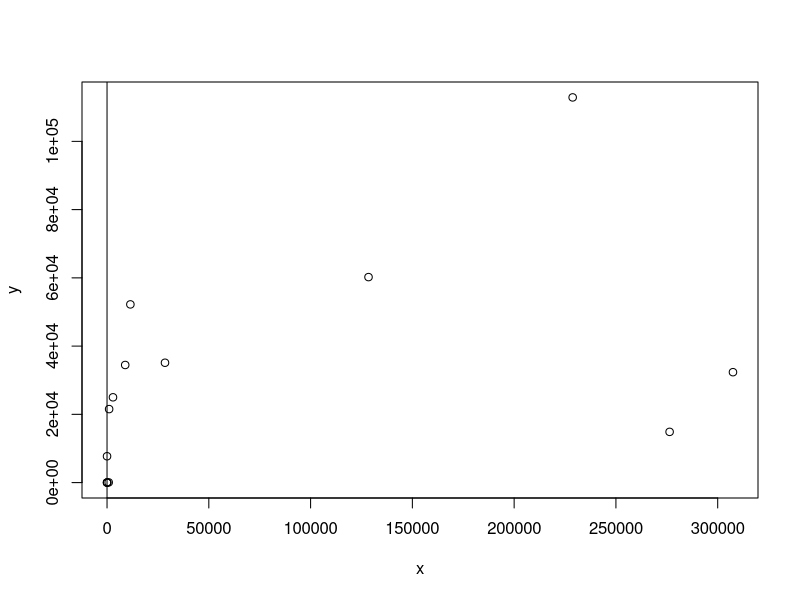
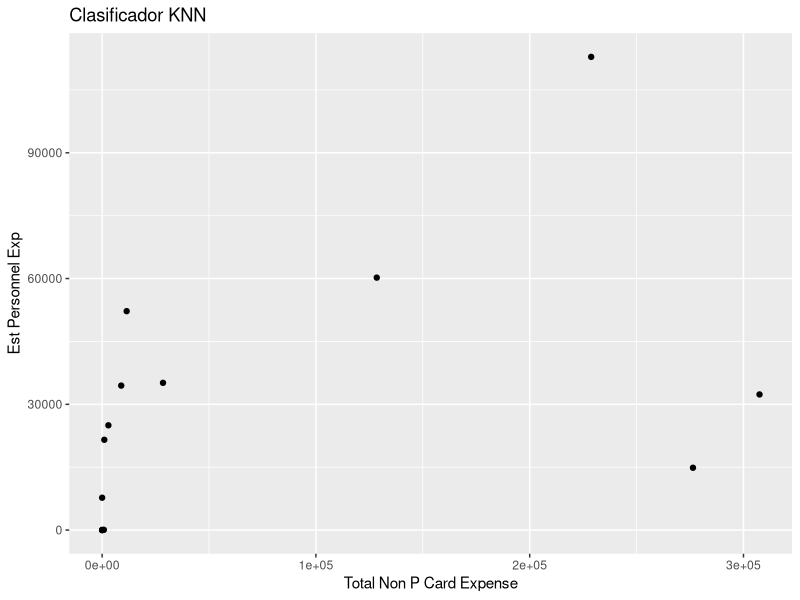
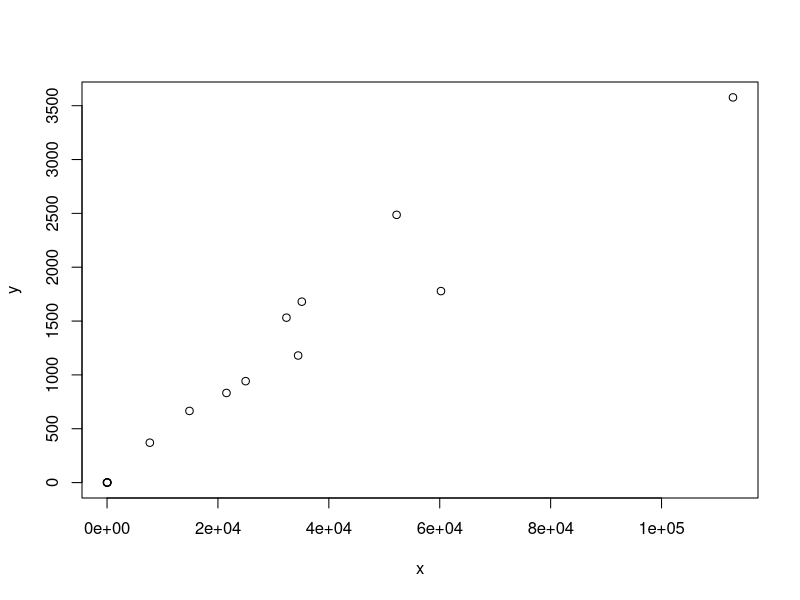
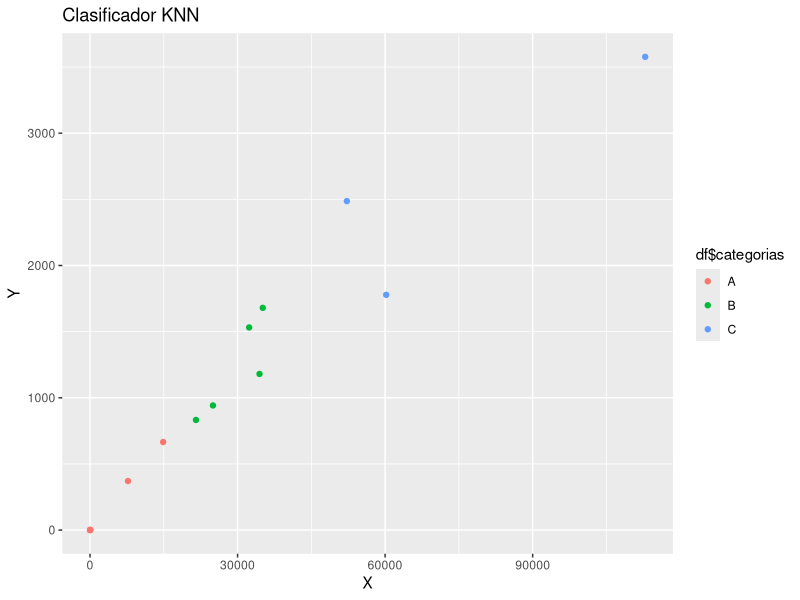
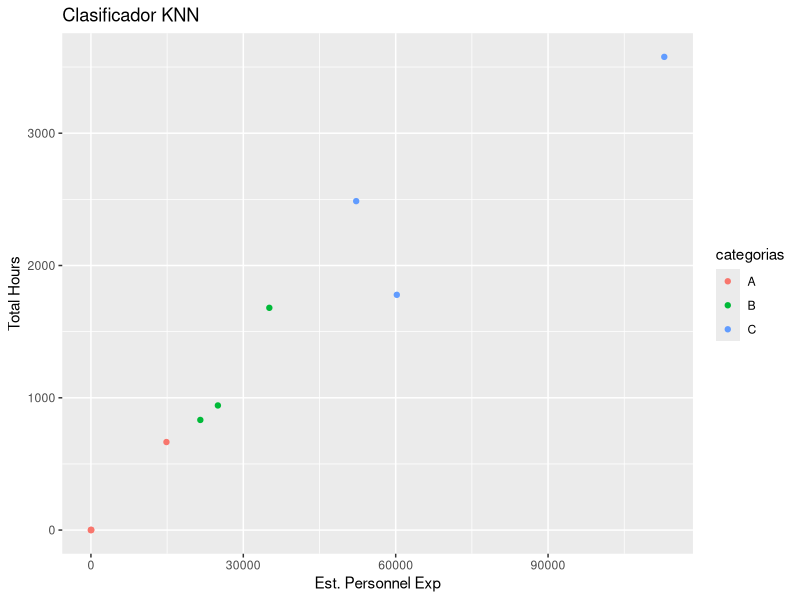
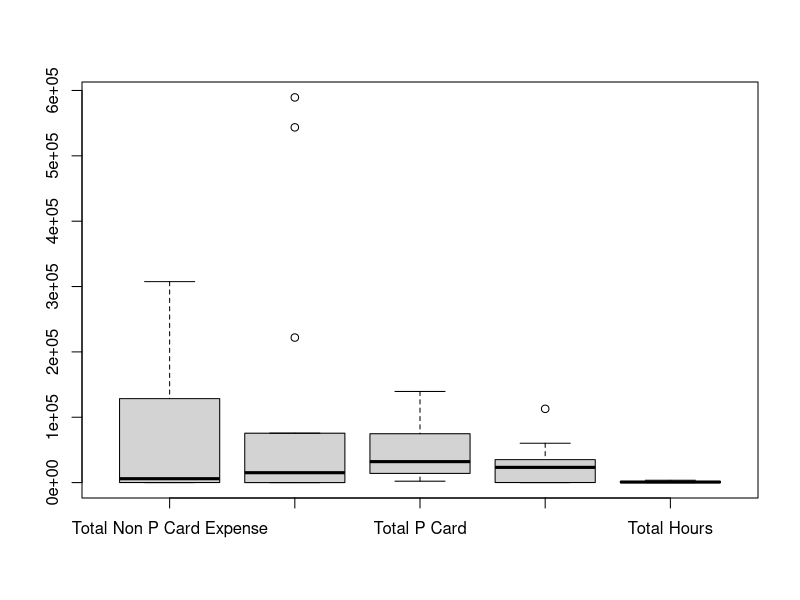
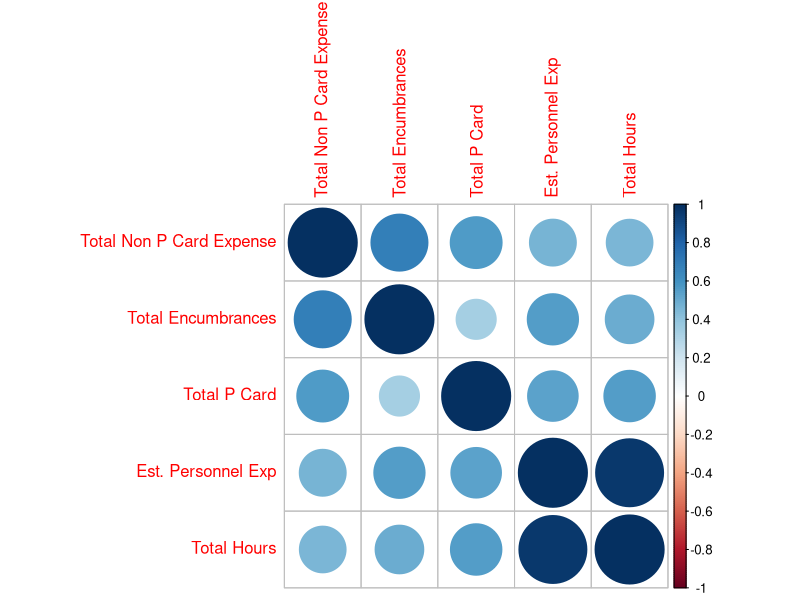
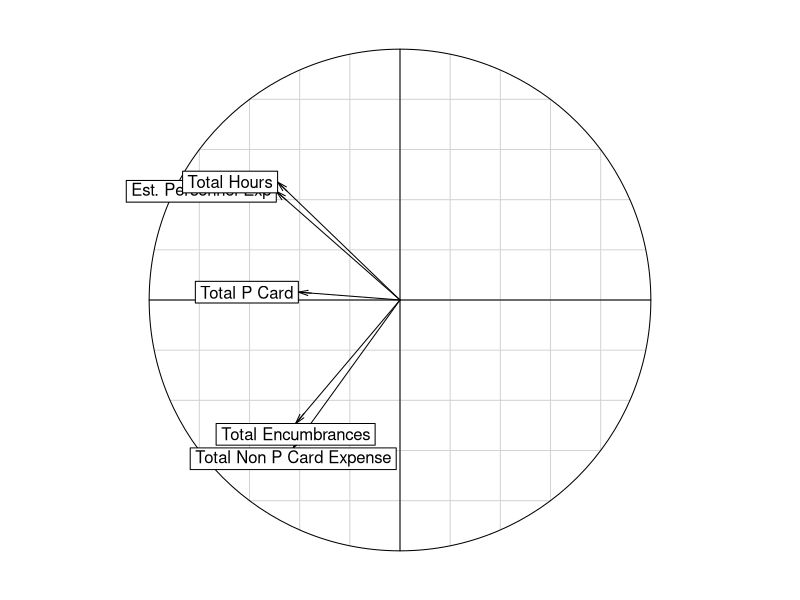

Recreate these plots in R, in order. (Note: this script raises an error after producing the figures.)
## ---- chunk 1
#Regresion Lineal
library(tidyverse)
library(lubridate)
library(dbplyr)
library(readxl)
library(gsubfn)
library(corrplot)
library(ggplot2)

#Read
covid_19 = read_xlsx('Data/Covid-19 Daily Financial Report.xlsx')
covid_19 = covid_19[-c(1:8,16,18,20,22:24,29:31),]

#View
glimpse(covid_19)
#View(covid_19)

x = covid_19$`Total Non P Card Expense`
#x = covid_19$`Total Encumbrances`
#x = covid_19$`Total P Card`
y = covid_19$`Est. Personnel Exp`

# RegresiÃ³n lineal
regresion<-function(x,y, nx=NA, ny=NA){
  resultado<-list()
  prediccion<-NA
  n<-NROW(x)
  promX<-mean(x)
  promY<-mean(y)
  (dx<-x-promX)
  (dy<-y-promY)
  (xy<-dx*dy)
  #cÃ¡lculo de la covarianza
  cov<-sum(xy)/(n-1)#cov(x,y)
  dx2<-dx^2
  dy2<-dy^2
  #cÃ¡lculo de las desviaciones estandar
  sdX<-sqrt(sum(dx2)/(n-1))#  sd(x)
  sdY<-sqrt(sum(dy2)/(n-1))# sd(y)
  # calculo del coeficiente correlacional
  (r<-cov/(sdX*sdY))
  #creando la prediccion regresional x~y
  if(is.na(ny))
    prediccion<-promY+cov*(nx-promX)/(sdX^2)
  #creando la prediccion regresional y~x
  if(is.na(nx))
    prediccion<-promX+cov*(ny-promY)/(sdY^2)
  
  resultado[[1]]<-data.frame(x,y,dx,dy,xy,dx2,dy2) #Calculo
  resultado[[2]]<-cov #covarianza
  resultado[[3]]<-r #coeficiente correlacional de pearson
  resultado[[4]]<-prediccion #prediccion
  return (resultado)
}
regresion(x,y,1021)
cor(x,y)
plot(x,y)
abline(x,y)

ggplot(data = covid_19,aes(x=covid_19$`Total Non P Card Expense`,y=covid_19$`Est. Personnel Exp`))+
  geom_point()+xlab('Total Non P Card Expense')+ylab('Est Personnel Exp')+ggtitle('Clasificador KNN')

## ---- chunk 2
#Regresión multinineal
library(tidyverse)
library(lubridate)
library(dbplyr)
library(readxl)
library(gsubfn)

#Read
covid_19 = read_xlsx("Data/Covid-19 Daily Financial Report.xlsx")

#quitando valores outliers
covid_19 = covid_19[-c(1:8,16,18,20,22:24,29:31),]

#View
#View(covid_19)
#plot(covid_19)


#############Regresiones lineales multiples###############

#obtener la regresion lineal de mpg en funcion de Total P Card, Est. Personnel Exp y Total Hours

f=lm(`Total Non P Card Expense`~`Total Encumbrances`+`Total P Card`+`Est. Personnel Exp`+`Total Hours`,data = covid_19)
f

#Predecir en funcion de F
#Tecnica para predecir (entrenamiento, pruebas, validacion)
#Entrenamiento--->70%=70
#Pruebas--->30%=30

ids<-sample(1:NROW(covid_19),NROW(covid_19)*0.7)
#covid_19[ids,]
entrenamiento<-covid_19[ids,c(2:6)]
#NROW(entrenamiento)
probar<-covid_19[-ids,c(2:6)]
probar
##generar un modelo para entrenamiento (disp+hp+drat+wt)
ft=lm(`Total Non P Card Expense`~`Total Encumbrances`+`Total P Card`+`Est. Personnel Exp`+`Total Hours`,data = covid_19)
ft

#predecir
predict(ft,probar)
probar$prediccion<-predict(ft,probar)
probar

#determinar la precision del modelo entrenado
(probar$prediccion-probar$`Total Non P Card Expense`)/probar$prediccion
100*(probar$prediccion-probar$`Total Non P Card Expense`)/probar$prediccion
mean(abs(100*(probar$prediccion-probar$`Total Non P Card Expense`)/probar$prediccion))
##Accuracy==> 100% - mean = 15%



#################################################################
##generar un modelo para entrenamiento (disp+hp+drat+wt))`Total Encumbrances`~`Est. Personnel Exp`+`Total Hours`)
ft1=lm(`Total Non P Card Expense`~`Total Encumbrances`+`Total P Card`+`Est. Personnel Exp`+`Total Hours`,data = covid_19)
ft1

#predecir
probar$prediccion<-predict(ft1,probar)
probar

#determinar la precision del modelo entrenado
mean(abs(100*(probar$prediccion-probar$`Total Encumbrances`)/probar$prediccion))
#Accuraccy=83

#Al obtener la regresión lineal en uno de las ejecuciones del codigo de los gastos del covid
#sin tarjeta de crédito medido en dólares estadounidenses con respecto a Total Encumbrances,
# Total P Card, `Est. Personnel Exp y Total Hours obtenemos un resultdo con error del 67%, es
# decir que obtenemos una presición aproximada del 33%
## ---- chunk 3
#KNN
library(tidyverse)
library(lubridate)
library(readxl)

#Read
covid_19 = read_xlsx("Data/Covid-19 Daily Financial Report.xlsx")

#Quitar valores anomalos
covid_19 = covid_19[-c(1:8,16,18,20,22:24,29:31),]

#View
#plot(covid_19)
#View(covid_19)


x=covid_19$`Est. Personnel Exp`
y=covid_19$`Total Hours`

df<-data.frame(x,y)
plot(df)

###Etiquetar (categorizar)
etiquetar<-function(df){
  categorias<-c()
  for(i in 1:NROW(df)){
    if(df$x[i]>=0 & df$x[i]<20000)
      categorias<-c(categorias,'A') 
    else if(df$x[i]>=20000& df$x[i]<40000)
      categorias<-c(categorias,'B')
    else categorias<-c(categorias,'C')
  }
  df<-cbind(df,categorias)  
  return (df)
}
df=etiquetar(df)
df


#######Visualizando el df
library(ggplot2)
ggplot(data = df,aes(x=df$x,y=df$y,color=df$categorias))+
  geom_point()+xlab("X")+ylab("Y")+ggtitle("Clasificador KNN")


#datos para entrenamiento
ids=sample(1:nrow(df),0.80*nrow(df)) #muestreo aleatorio
dfEnt<-df[ids,]
nrow(dfEnt)
dfTest<-df[-ids,]
nrow(dfTest)
ggplot(data = dfEnt ,aes(x=x,y=y,color=categorias))+
  geom_point()+xlab("Est. Personnel Exp")+ylab("Total Hours")+ggtitle("Clasificador KNN")

dFTemp=df
knn<-function(dFTemp,newX,newY,k, method){
  if(method==1){
    d<-(abs(newX-dFTemp$x)+abs(newY-dFTemp$y))    
  }else{
    d<-sqrt((newX-dFTemp$x)^2+(newY-dFTemp$y)^2)  
  }
  dFTemp<-cbind(dFTemp,d)
  dFTemp  
  vOrden<-sort(dFTemp$d)
  vecinos<-dFTemp[dFTemp$d %in% vOrden[1:k],3]
  return (vecinos[1:k] )
}

v<-knn(df,20000,700,5,2)
v
porc<-function(vector,value){
  return (sum(as.integer(vector==value)))
}
a<-porc(v,"A")
b<-porc(v,"B")
c<-porc(v,"C")
total<-(a+b+c)
a*100/total
b*100/total
c*100/total




## ---- chunk 4
#PCA
library(corrplot)
library(ade4)
library(readxl)
library(dplyr)
library(ade4) #graficar los ejes de rotacion


#Read
covid_19 = read_xlsx("Data/Covid-19 Daily Financial Report.xlsx")
covid_19 = covid_19[-c(1:8,16,18,20,22:24,29:31),]



#Quitando la columna que no tiene valores numéricos
covid_19 = select(covid_19,-Department)

View(covid_19)
boxplot(covid_19)#datos anomalos o espureos
summary(covid_19)
corrplot(cor(covid_19)) #diagrama de calor


#normalizacion de los datos: estandarizacion(variables- promedio)/desv
datosEsc<-scale(covid_19)

pca<-prcomp(datosEsc)
pca #desviación estandar
str(pca) #estructura
summary(pca) #resultados acumulada


pca[[1]]#desviaciones
pca[[2]]#rotaciones
pca[[5]]#individuos


componentes<-cbind(pca[[2]][,1], pca[[2]][,2]) #llega el valor acumulado al 87% 
componentes
individuos<-pca[[5]][,c(1:5)]
individuos


#analisis cluster del componente c1 y c2
s.corcircle(componentes[,c(1,2)])

#los valores mas relacionados son Total Encumbrances y Total Non P Card Expense
#y por otro lado Total P Card, Total Hours y Est. Personnel Exp

#cuales son los registros que indican  el grado de participacion
s.label(individuos[,c(1,2)],label = row.names(covid_19))

levels(covid_19$`Total Encumbrances`)#No puede ser explicado a nivel numérico...
#porque los datos son variados, no es bueno para toma de desiciones 
covid_19$`Total Non P Card Expense`



## ---- chunk 5
#Kmeans
library(tidyverse)
library(lubridate)
library(dbplyr)
library(readxl)
library(gsubfn)
library(corrplot)
library(ggplot2)

#Read
covid_19 = read_xlsx("Data/Covid-19 Daily Financial Report.xlsx")
covid_19 = covid_19[-c(1:8,16,18,20,22:24,29:31),]
options(scipen=10000)
glimpse(covid_19)
View(covid_19)

x = covid_19$`Total P Card`
y = covid_19$`Est. Personnel Exp`
df = data.frame(x,y)
#View(df)

#set.seed(2020)
#x=rnorm(10, mean = rep(c(2:5),each=5), sd = 0.5)
#y=rnorm(10, mean = rep(c(1,2,3,4),each=5), sd = 0.3)      
plot(x,y, col="red",pch=8, cex = 1)        
text(x,y,labels = 1:12)
df = data.frame(x,y)


#como estan agrupados los datos

distancias = dist(df)
cluster = hclust(distancias)
plot(cluster)


########################################################################

##obtener los "k" puntos iniciales
k = 5
#forma 1
obtenerKpuntosAleatorios<-function(df, k){
  x1=sample(min(df$x):max(df$x),size = k)
  y1=sample(min(df$y):max(df$y),size = k)
  return (data.frame(x1,y1))  
}
obtenerKpuntosAleatorios(df,k)

#forma 2
obtenerKpuntos<-function(df, k){
  ids<-sample(x = 1:NROW(df),k)
  return (df[ids,])
}
puntos<-obtenerKpuntos(df,k)
class(puntos)
puntos


#############################################################
#C?lculo de las distancias eucledianas

euclidiana<-function(pA,pB) {
  return (sqrt((pA$x-pB$x)^2+(pA$y-pB$y)^2))
}
calcularDistancias<-function(df,puntos){
  dtemp<-df
  for(i in 1:NROW(puntos))
    dtemp[,i+NCOL(df)]<-euclidiana(df,puntos[i,])
  return (dtemp) 
}
calcularDistancias(df,puntos)


calcDistancias<-function(df,puntos){
  m<-matrix(nrow = NROW(df),ncol = NROW(puntos))  
  for(i in 1:NROW(puntos))
    m[,i]<-euclidiana(df,puntos[i,])
  return (m) 
}
m<-calcDistancias(df,puntos)
#View(m)


obtenerGrupos<-function(m){
  matriz<-apply(m,1,min)==m
  grupos<-rep(-1,NROW(m))
  for(i in 1:NCOL(matriz))
    grupos[matriz[,i]]=i
  return (grupos)
}
grupo<-obtenerGrupos(m)
plot(grupo)
#View(grupo)

df<-cbind(df,grupo)

#View(df)
#plot(df)

############################################################
calcularCentroide<-function(df, puntos){
  # solamente para el grupo1
  px<-c()
  py<-c()
  for(i in 1:NROW(puntos)){
    px<-c(px,mean(df[df$grupo==1,]$x))
    py<-c(py,mean(df[df$grupo==1,]$y))   
  }
  
  puntos<-cbind(px,py)
  return (puntos)
}
puntos<-calcularCentroide(df,puntos)
#view(puntos)

df%>%ggplot(aes(x,y , shape = factor(grupo),color = factor(grupo))) +  geom_point()+ggtitle("Grupos clasificados por Kmeans")




## ---- chunk 6
#SVM
library(tidyverse)
library(lubridate)
library(dbplyr)
library(readxl)
library(gsubfn)
library("e1071")

#Read
covid_19 = covid_19[-c(1:8,16,18,20,22:24,29:31),]

#convertir chr a factorial
covid_19$Department = as.factor(covid_19$Department)


plot(covid_19)
#View(covid_19)
glimpse(covid_19)

plot(covid_19$`Total P Card`, covid_19$`Est. Personnel Exp`, col=covid_19$Department)

s<-sample(150, 100)
col<-c("Total P Card","Est. Personnel Exp", "Department")

covid_19_train<-covid_19[s,col]
covid_19_test<-covid_19[-s,col]

svmfit <- svm(Department ~., data = covid_19_train, kernel = "linear", cost = .1, scale = FALSE)
print(svmfit)
plot(svmfit,covid_19_train[,col])

tuned <- tune(svm, Department ~., data = covid_19_train, kernel = "linear", ranges = list(cost=c(0.001,0.01,.1,1,10,100)))

# Muestr el parámetro de costo óptimo 
summary(tuned)

p <- predict(svmfit, covid_19_test[,col], type="class")
plot(p)

table(p, covid_19_test[,3])
mean(p== covid_19_test[,3])
